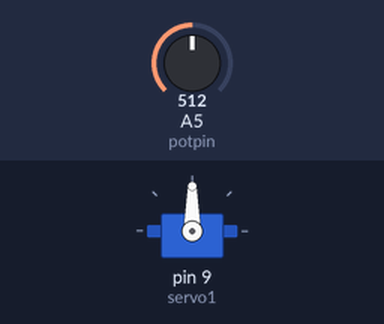
The sketch below on a simulated Arduino Uno, built with avr-gcc and run on an emulated ATmega328P. Shown: servo. The test bench sets the inputs (shaded band); at power-on: A5 (potpin) = 512. What the sketch prints to the serial monitor is not drawn.

Above: at 1.2 s.
1.3 s: A5 (potpin) set to 716
At 2.4 s:
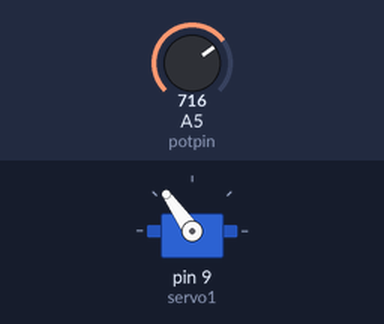
2.8 s: A5 (potpin) set to 900
At 3.6 s:
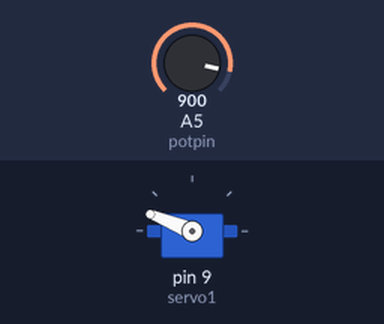
4.3 s: A5 (potpin) set to 1023
At 4.7 s:
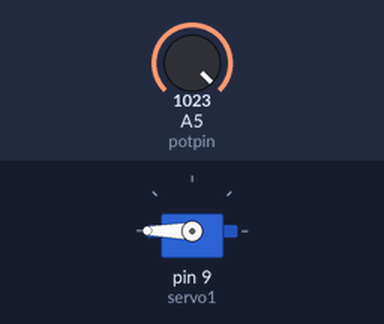
5.8 s: A5 (potpin) set to 306
At 7.0 s:
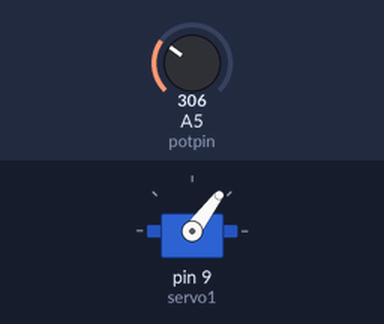
7.3 s: A5 (potpin) set to 122
At 8.2 s:
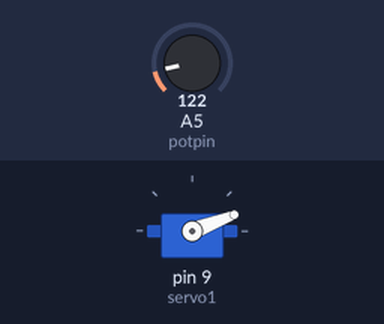
8.8 s: A5 (potpin) set to 0
At 9.2 s:
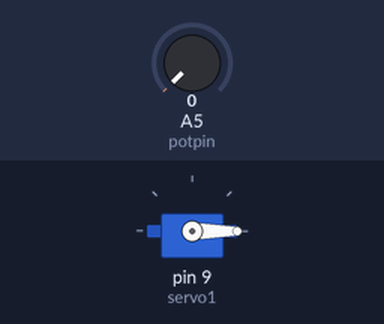
Timing chart, 0 to 11.3 s (numbered marks = the images above; inputs shaded):
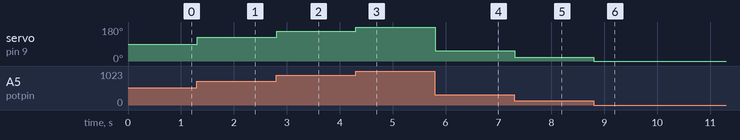

The sketch:

Servo_Using_Potentiometer.ino
```cpp
//Code Written by RAJDEEP BARUAH

#include <Servo.h>

Servo servo1,servo2;

int potpin = A5;
int val1;

void setup() {
  Serial.begin(9600);
  servo1.attach(9);
}

void loop() {
  val1 = analogRead(potpin);
  val1 = map(val1, 0, 1023, 0, 180);
  Serial.println(val1) ;
  servo1.write(val1);
}
```

Measured:
- after the input at 1.3 s, servo on pin 9 (servo1): 90° → 125° at once
- after the input at 2.8 s, servo on pin 9 (servo1): 125° → 158° at once
- after the input at 4.3 s, servo on pin 9 (servo1): 158° → 180° at once
- after the input at 5.8 s, servo on pin 9 (servo1): 180° → 53° at once
- after the input at 7.3 s, servo on pin 9 (servo1): 53° → 21° at once
- after the input at 8.8 s, servo on pin 9 (servo1): 21° → 0° at once
